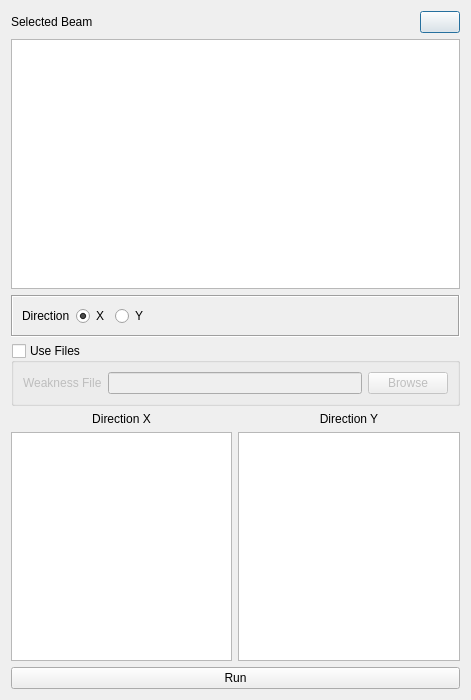
<?xml version="1.0" encoding="UTF-8"?>
<ui version="4.0">
 <class>Dialog</class>
 <widget class="QDialog" name="Dialog">
  <property name="geometry">
   <rect>
    <x>0</x>
    <y>0</y>
    <width>471</width>
    <height>700</height>
   </rect>
  </property>
  <property name="windowTitle">
   <string>Torsion in Weakened Structure</string>
  </property>
  <layout class="QVBoxLayout" name="verticalLayout">
   <item>
    <layout class="QHBoxLayout" name="horizontalLayout">
     <item>
      <widget class="QLabel" name="label">
       <property name="text">
        <string>Selected Beam</string>
       </property>
      </widget>
     </item>
     <item>
      <spacer name="horizontalSpacer">
       <property name="orientation">
        <enum>Qt::Horizontal</enum>
       </property>
       <property name="sizeHint" stdset="0">
        <size>
         <width>40</width>
         <height>20</height>
        </size>
       </property>
      </spacer>
     </item>
     <item>
      <widget class="QPushButton" name="refresh_button">
       <property name="toolTip">
        <string>Refresh the Selected Beam Name</string>
       </property>
       <property name="text">
        <string/>
       </property>
       <property name="icon">
        <iconset resource="../civiltools.qrc">
         <normaloff>:/civiltools/images/refresh.svg</normaloff>:/civiltools/images/refresh.svg</iconset>
       </property>
      </widget>
     </item>
    </layout>
   </item>
   <item>
    <widget class="QListWidget" name="beams_list"/>
   </item>
   <item>
    <widget class="QFrame" name="frame">
     <property name="frameShape">
      <enum>QFrame::Box</enum>
     </property>
     <property name="frameShadow">
      <enum>QFrame::Sunken</enum>
     </property>
     <layout class="QHBoxLayout" name="horizontalLayout_2">
      <item>
       <widget class="QLabel" name="label_2">
        <property name="text">
         <string>Direction</string>
        </property>
       </widget>
      </item>
      <item>
       <widget class="QRadioButton" name="x_radio_button">
        <property name="text">
         <string>X</string>
        </property>
        <property name="checked">
         <bool>true</bool>
        </property>
       </widget>
      </item>
      <item>
       <widget class="QRadioButton" name="y_radio_button">
        <property name="text">
         <string>Y</string>
        </property>
       </widget>
      </item>
      <item>
       <spacer name="horizontalSpacer_2">
        <property name="orientation">
         <enum>Qt::Horizontal</enum>
        </property>
        <property name="sizeHint" stdset="0">
         <size>
          <width>40</width>
          <height>20</height>
         </size>
        </property>
       </spacer>
      </item>
     </layout>
    </widget>
   </item>
   <item>
    <widget class="QGroupBox" name="file_groupbox">
     <property name="title">
      <string>Use Files</string>
     </property>
     <property name="checkable">
      <bool>true</bool>
     </property>
     <property name="checked">
      <bool>false</bool>
     </property>
     <layout class="QGridLayout" name="gridLayout">
      <item row="0" column="0">
       <widget class="QLabel" name="label_4">
        <property name="text">
         <string>Weakness File</string>
        </property>
       </widget>
      </item>
      <item row="0" column="2">
       <widget class="QPushButton" name="weakness_button">
        <property name="text">
         <string>Browse</string>
        </property>
       </widget>
      </item>
      <item row="0" column="1">
       <widget class="QLineEdit" name="weakness_file"/>
      </item>
     </layout>
    </widget>
   </item>
   <item>
    <layout class="QGridLayout" name="gridLayout_2">
     <item row="1" column="1">
      <widget class="QListWidget" name="y_loadcase_list">
       <property name="selectionMode">
        <enum>QAbstractItemView::NoSelection</enum>
       </property>
       <property name="sortingEnabled">
        <bool>true</bool>
       </property>
      </widget>
     </item>
     <item row="1" column="0">
      <widget class="QListWidget" name="x_loadcase_list">
       <property name="selectionMode">
        <enum>QAbstractItemView::NoSelection</enum>
       </property>
       <property name="sortingEnabled">
        <bool>true</bool>
       </property>
      </widget>
     </item>
     <item row="0" column="0">
      <widget class="QLabel" name="label_3">
       <property name="layoutDirection">
        <enum>Qt::LeftToRight</enum>
       </property>
       <property name="text">
        <string>Direction X</string>
       </property>
       <property name="alignment">
        <set>Qt::AlignCenter</set>
       </property>
      </widget>
     </item>
     <item row="0" column="1">
      <widget class="QLabel" name="label_6">
       <property name="enabled">
        <bool>true</bool>
       </property>
       <property name="text">
        <string>Direction Y</string>
       </property>
       <property name="alignment">
        <set>Qt::AlignCenter</set>
       </property>
      </widget>
     </item>
    </layout>
   </item>
   <item>
    <widget class="QPushButton" name="run">
     <property name="text">
      <string>Run</string>
     </property>
     <property name="icon">
      <iconset resource="../civiltools.qrc">
       <normaloff>:/civiltools/images/run.svg</normaloff>:/civiltools/images/run.svg</iconset>
     </property>
     <property name="iconSize">
      <size>
       <width>60</width>
       <height>60</height>
      </size>
     </property>
    </widget>
   </item>
  </layout>
 </widget>
 <resources>
  <include location="../civiltools.qrc"/>
 </resources>
 <connections/>
</ui>
